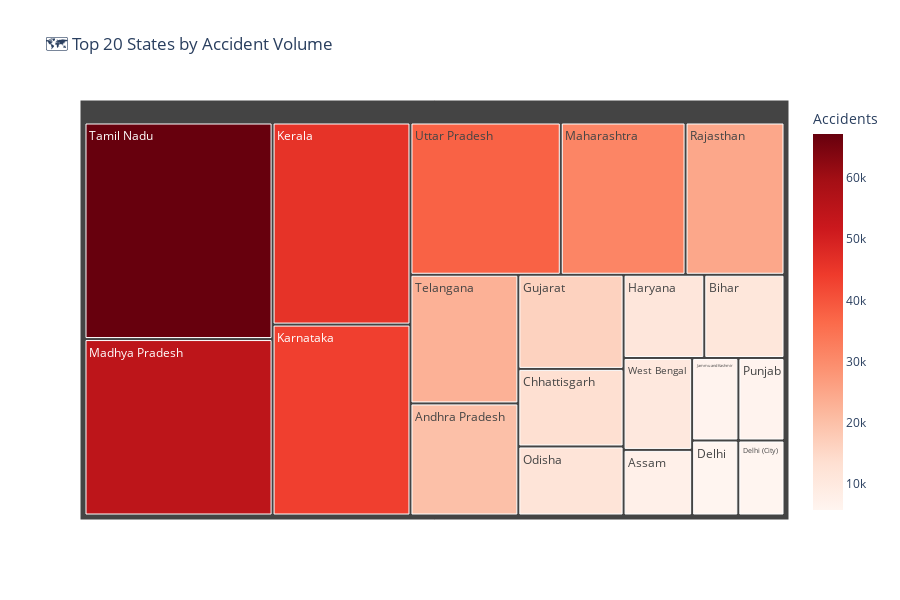

Notebook code cell kept with this figure:
### Code cell
# Treemap - Accidents by State
state_summary = time_clean.groupby('State')['Accidents'].sum().reset_index()
state_summary = state_summary.nlargest(20, 'Accidents')

fig = px.treemap(state_summary, path=['State'], values='Accidents',
                 title='🗺️ Top 20 States by Accident Volume',
                 color='Accidents', color_continuous_scale='Reds')
fig.update_layout(height=600)
fig.show()

### Figure 1 — Plotly figure (JSON) as saved in the notebook; plotly's stock layout.template omitted (floating-point values rounded to 4 significant figures)
{"data": [{"branchvalues": "total", "customdata": [[67210.0], [54760.0], [45980.0], [43440.0], [37760.0], [31350.0], [24860.0], [22900.0], [19950.0], [16350.0], [13470.0], [11990.0], [11080.0], [11010.0], [10400.0], [7421.0], [6300.0], [6276.0], [5715.0], [5715.0]], "domain": {"x": [0, 1], "y": [0, 1]}, "hovertemplate": "labels=%{label}<br>Accidents_sum=%{value}<br>parent=%{parent}<br>id=%{id}<br>Accidents=%{color}<extra></extra>", "ids": ["Tamil Nadu", "Madhya Pradesh", "Kerala", "Karnataka", "Uttar Pradesh", "Maharashtra", "Rajasthan", "Telangana", "Andhra Pradesh", "Gujarat", "Chhattisgarh", "Odisha", "Haryana", "Bihar", "West Bengal", "Assam", "Jammu and Kashmir", "Punjab", "Delhi", "Delhi (City)"], "labels": ["Tamil Nadu", "Madhya Pradesh", "Kerala", "Karnataka", "Uttar Pradesh", "Maharashtra", "Rajasthan", "Telangana", "Andhra Pradesh", "Gujarat", "Chhattisgarh", "Odisha", "Haryana", "Bihar", "West Bengal", "Assam", "Jammu and Kashmir", "Punjab", "Delhi", "Delhi (City)"], "marker": {"coloraxis": "coloraxis", "colors": [67210.0, 54760.0, 45980.0, 43440.0, 37760.0, 31350.0, 24860.0, 22900.0, 19950.0, 16350.0, 13470.0, 11990.0, 11080.0, 11010.0, 10400.0, 7421.0, 6300.0, 6276.0, 5715.0, 5715.0]}, "name": "", "parents": ["", "", "", "", "", "", "", "", "", "", "", "", "", "", "", "", "", "", "", ""], "type": "treemap", "values": [67210.0, 54760.0, 45980.0, 43440.0, 37760.0, 31350.0, 24860.0, 22900.0, 19950.0, 16350.0, 13470.0, 11990.0, 11080.0, 11010.0, 10400.0, 7421.0, 6300.0, 6276.0, 5715.0, 5715.0]}], "layout": {"coloraxis": {"colorbar": {"title": {"text": "Accidents"}}, "colorscale": [[0, "rgb(255,245,240)"], [0.125, "rgb(254,224,210)"], [0.25, "rgb(252,187,161)"], [0.375, "rgb(252,146,114)"], [0.5, "rgb(251,106,74)"], [0.625, "rgb(239,59,44)"], [0.75, "rgb(203,24,29)"], [0.875, "rgb(165,15,21)"], [1, "rgb(103,0,13)"]]}, "height": 600, "legend": {"tracegroupgap": 0}, "title": {"text": "🗺️ Top 20 States by Accident Volume"}}}
